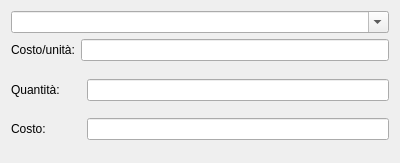
<?xml version="1.0" encoding="UTF-8"?>
<ui version="4.0">
 <class>HCalcolo_costi_item</class>
 <widget class="QWidget" name="HCalcolo_costi_item">
  <property name="windowModality">
   <enum>Qt::ApplicationModal</enum>
  </property>
  <property name="geometry">
   <rect>
    <x>0</x>
    <y>0</y>
    <width>400</width>
    <height>163</height>
   </rect>
  </property>
  <property name="windowTitle">
   <string>Aggiungi item</string>
  </property>
  <layout class="QVBoxLayout" name="verticalLayout">
   <item>
    <widget class="QComboBox" name="cbProdotti">
     <property name="editable">
      <bool>true</bool>
     </property>
     <property name="insertPolicy">
      <enum>QComboBox::NoInsert</enum>
     </property>
    </widget>
   </item>
   <item>
    <layout class="QFormLayout" name="formLayout">
     <item row="0" column="0">
      <widget class="QLabel" name="lb_costo">
       <property name="minimumSize">
        <size>
         <width>60</width>
         <height>0</height>
        </size>
       </property>
       <property name="maximumSize">
        <size>
         <width>70</width>
         <height>16777215</height>
        </size>
       </property>
       <property name="text">
        <string>Costo/unità:</string>
       </property>
      </widget>
     </item>
     <item row="0" column="1">
      <widget class="QLineEdit" name="le_costo"/>
     </item>
    </layout>
   </item>
   <item>
    <layout class="QFormLayout" name="formLayout_2">
     <item row="0" column="0">
      <widget class="QLabel" name="lbAmount">
       <property name="minimumSize">
        <size>
         <width>70</width>
         <height>0</height>
        </size>
       </property>
       <property name="maximumSize">
        <size>
         <width>70</width>
         <height>16777215</height>
        </size>
       </property>
       <property name="text">
        <string>Quantità:</string>
       </property>
      </widget>
     </item>
     <item row="0" column="1">
      <widget class="QLineEdit" name="leAmount"/>
     </item>
    </layout>
   </item>
   <item>
    <layout class="QFormLayout" name="formLayout_3">
     <item row="0" column="0">
      <widget class="QLabel" name="lb_result">
       <property name="minimumSize">
        <size>
         <width>70</width>
         <height>0</height>
        </size>
       </property>
       <property name="maximumSize">
        <size>
         <width>70</width>
         <height>16777215</height>
        </size>
       </property>
       <property name="text">
        <string>Costo:</string>
       </property>
      </widget>
     </item>
     <item row="0" column="1">
      <widget class="QLineEdit" name="leResult"/>
     </item>
    </layout>
   </item>
  </layout>
 </widget>
 <resources/>
 <connections/>
</ui>
